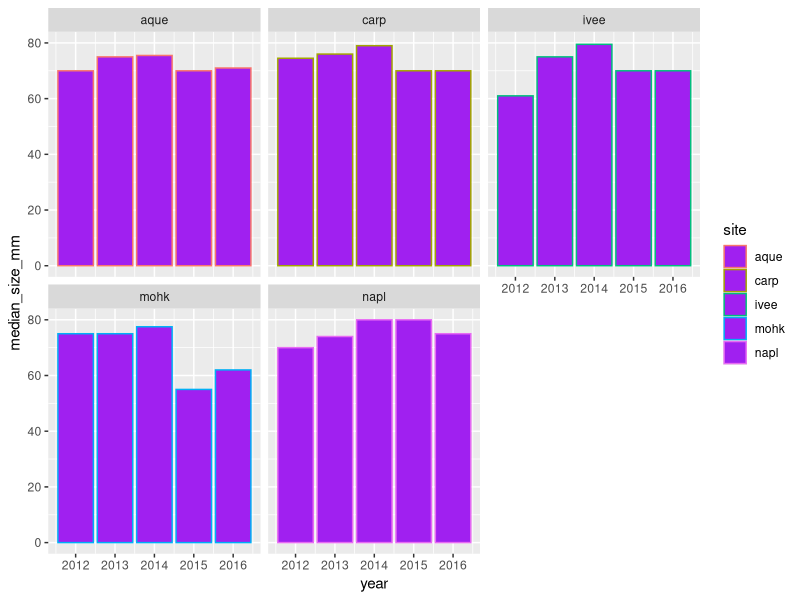

This figure's R source:
## ---- chunk 1
## attach libraries
library(tidyverse)
library(readxl)
library(here)
library(skimr) # install.packages('skimr')
library(kableExtra) # install.packages('kableExtra')


lobsters <- read_xlsx(here("data/lobsters.xlsx"), skip = 4)
head(lobsters)

skimr:: skim(lobsters)


lobsters %>%
group_by(year) %>%
summarize(count_by_year = n())


lobsters %>%
summarize(count = n())


lobsters %>%
group_by(year)


lobsters %>%
group_by(site, year) %>%
summarize(count_by_year = n())

lobsters %>%
group_by(site, year) %>%
summarize(count_by_siteyear = n(),
mean_size_mm = mean(size_mm))



lobsters %>%
group_by(site, year) %>%
summarize(count_by_year = n(), 
mean_size_mm = mean(size_mm, na.rm = TRUE), 
sd_size_mm = sd(size_mm, na.rm = TRUE))


siteyear_summary <- lobsters %>%
group_by(site, year) %>%
summarize(count_by_year = n(), 
mean_size_mm = mean(size_mm, na.rm = TRUE), 
sd_size_mm = sd(size_mm, na.rm = TRUE))



siteyear_summary

siteyear_summary %>%
kable()




## ---- chunk 2
lobsters %>%
  group_by(site, year) %>%
  summarize(count_by_site = n(), median_size_mm = median(size_mm, na.rm = TRUE))
## ---- chunk 3

for_plotting <- lobsters %>%
  group_by(site, year) %>%
  summarize(count_by_site = n(), median_size_mm = median(size_mm, na.rm = TRUE))

ggplot(data = for_plotting, aes(x= year , y = median_size_mm, color = site)) + geom_col(aes(color = site),fill = "purple") + facet_wrap(~site)
## ---- chunk 4
lobsters %>%
  mutate(size_m = size_mm/ 1000)
## ---- chunk 5
lobsters_detailed <- lobsters %>%
  mutate(size_m = size_mm / 1000, millenia = 2000, observer = "allison horst")

lobsters_detailed

## ---- chunk 6
lobsters_detailed %>%
  select(date, site, size_m)
